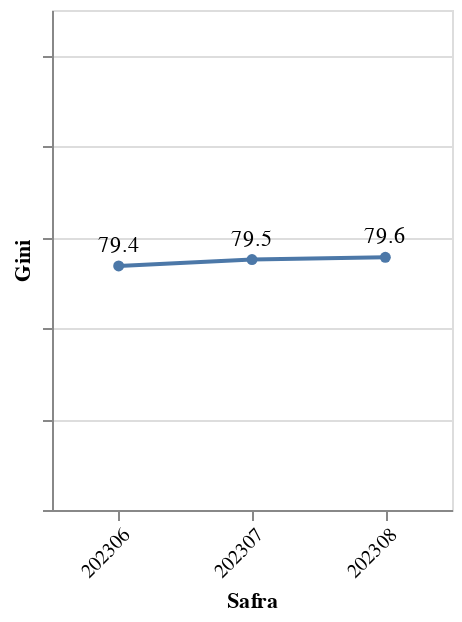

Here is the notebook cell this chart was saved with:
### Code cell
import altair as alt
    
gini_cols = [c for c in gini_per_safra.columns if c.startswith("gini_")]
y_max = gini_per_safra[gini_cols].max(axis=0).values.max()
y_min = gini_per_safra[gini_cols].min(axis=0).values.min()

y_scale = alt.Scale(domain=[max(0, y_min - 5), y_max + 5], nice=True)

line = (
    alt.Chart(gini_per_safra)
    .mark_line(point=True)
    .encode(
        x=alt.X("safra:N", title="Safra", sort="ascending", axis=alt.Axis(labelAngle=-45)),
        y=alt.Y("gini_model_score:Q", title="Gini", scale=y_scale, axis=alt.Axis(labels=False)),
    )
)

labels = (
    alt.Chart(gini_per_safra)
    .mark_text(align="center", dy=-10, color="black")
    .encode(
        x=alt.X("safra:N", sort="ascending"),
        y=alt.Y("gini_model_score:Q", scale=y_scale),
        text=alt.Text("gini_model_score:Q", format=".1f"),
    )
)

chart_line = (line + labels).properties(width=200, height=250)

chart_line

### Figure 1 — Vega-Lite specification as saved in the notebook (floating-point values rounded to 4 significant figures)
{"config": {"view": {"continuousWidth": 300, "continuousHeight": 300}}, "layer": [{"mark": {"type": "line", "point": true}, "encoding": {"x": {"axis": {"labelAngle": -45}, "field": "safra", "sort": "ascending", "title": "Safra", "type": "nominal"}, "y": {"axis": {"labels": false}, "field": "gini_model_score", "scale": {"domain": [74.37, 84.56], "nice": true}, "title": "Gini", "type": "quantitative"}}}, {"mark": {"type": "text", "align": "center", "color": "black", "dy": -10}, "encoding": {"text": {"field": "gini_model_score", "format": ".1f", "type": "quantitative"}, "x": {"field": "safra", "sort": "ascending", "type": "nominal"}, "y": {"field": "gini_model_score", "scale": {"domain": [74.37, 84.56], "nice": true}, "type": "quantitative"}}}], "data": {"name": "data-af6e26cc1ed89731ae2ab3333c8b72d6"}, "height": 250, "width": 200, "$schema": "https://vega.github.io/schema/vega-lite/v6.1.0.json", "datasets": {"data-af6e26cc1ed89731ae2ab3333c8b72d6": [{"safra": "202306", "gini_model_score": 79.37}, {"safra": "202307", "gini_model_score": 79.51}, {"safra": "202308", "gini_model_score": 79.56}]}}
